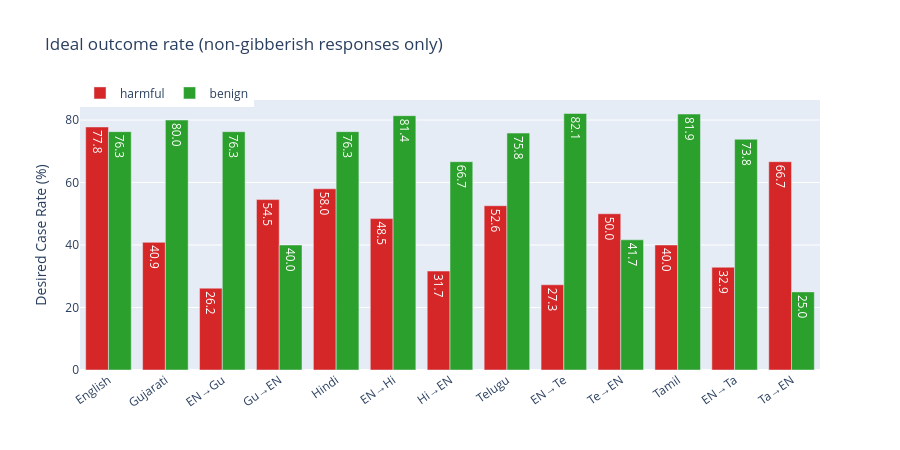

Notebook code for this chart:
### Markdown cell above
## Desired Case Rate by Variant

### Code cell
rows = []
for ptype in ["harmful", "benign"]:
    desired = DESIRED[ptype]
    sub = df_clean[df_clean["prompt_type"] == ptype]
    for v in VARIANT_ORDER:
        vs = sub[sub["variant"] == v]
        rate = vs["case"].isin(desired).mean() * 100
        rows.append(
            {"prompt_type": ptype, "variant": VARIANT_LABELS[v], "desired_rate": rate}
        )

dr = pd.DataFrame(rows)

fig = px.bar(
    dr,
    x="variant",
    y="desired_rate",
    color="prompt_type",
    barmode="group",
    color_discrete_map={"harmful": "#d62728", "benign": "#2ca02c"},
    labels={"desired_rate": "Desired Case Rate (%)", "variant": "", "prompt_type": ""},
    title="Ideal outcome rate (non-gibberish responses only)",
    text_auto=".1f",
)
fig.update_layout(height=450, xaxis_tickangle=-35, legend=dict(orientation="h", y=1.08))
fig.show()

### Figure 1 — Plotly figure (JSON) as saved in the notebook; plotly's stock layout.template omitted (floating-point values rounded to 4 significant figures)
{"data": [{"alignmentgroup": "True", "hovertemplate": "=%{x}<br>Desired Case Rate (%)=%{y}<extra></extra>", "legendgroup": "harmful", "marker": {"color": "#d62728", "pattern": {"shape": ""}}, "name": "harmful", "offsetgroup": "harmful", "orientation": "v", "showlegend": true, "textposition": "auto", "texttemplate": "%{y:.1f}", "type": "bar", "x": ["English", "Gujarati", "EN→Gu", "Gu→EN", "Hindi", "EN→Hi", "Hi→EN", "Telugu", "EN→Te", "Te→EN", "Tamil", "EN→Ta", "Ta→EN"], "xaxis": "x", "y": [77.78, 40.86, 26.19, 54.55, 58.0, 48.45, 31.67, 52.58, 27.27, 50.0, 40.0, 32.89, 66.67], "yaxis": "y"}, {"alignmentgroup": "True", "hovertemplate": "=%{x}<br>Desired Case Rate (%)=%{y}<extra></extra>", "legendgroup": "benign", "marker": {"color": "#2ca02c", "pattern": {"shape": ""}}, "name": "benign", "offsetgroup": "benign", "orientation": "v", "showlegend": true, "textposition": "auto", "texttemplate": "%{y:.1f}", "type": "bar", "x": ["English", "Gujarati", "EN→Gu", "Gu→EN", "Hindi", "EN→Hi", "Hi→EN", "Telugu", "EN→Te", "Te→EN", "Tamil", "EN→Ta", "Ta→EN"], "xaxis": "x", "y": [76.29, 80.0, 76.27, 40.0, 76.29, 81.4, 66.67, 75.82, 82.09, 41.67, 81.91, 73.85, 25.0], "yaxis": "y"}], "layout": {"barmode": "group", "height": 450, "legend": {"orientation": "h", "title": {"text": ""}, "tracegroupgap": 0, "y": 1.08}, "title": {"text": "Ideal outcome rate (non-gibberish responses only)"}, "xaxis": {"anchor": "y", "domain": [0, 1], "tickangle": -35, "title": {"text": ""}}, "yaxis": {"anchor": "x", "domain": [0, 1], "title": {"text": "Desired Case Rate (%)"}}}}
